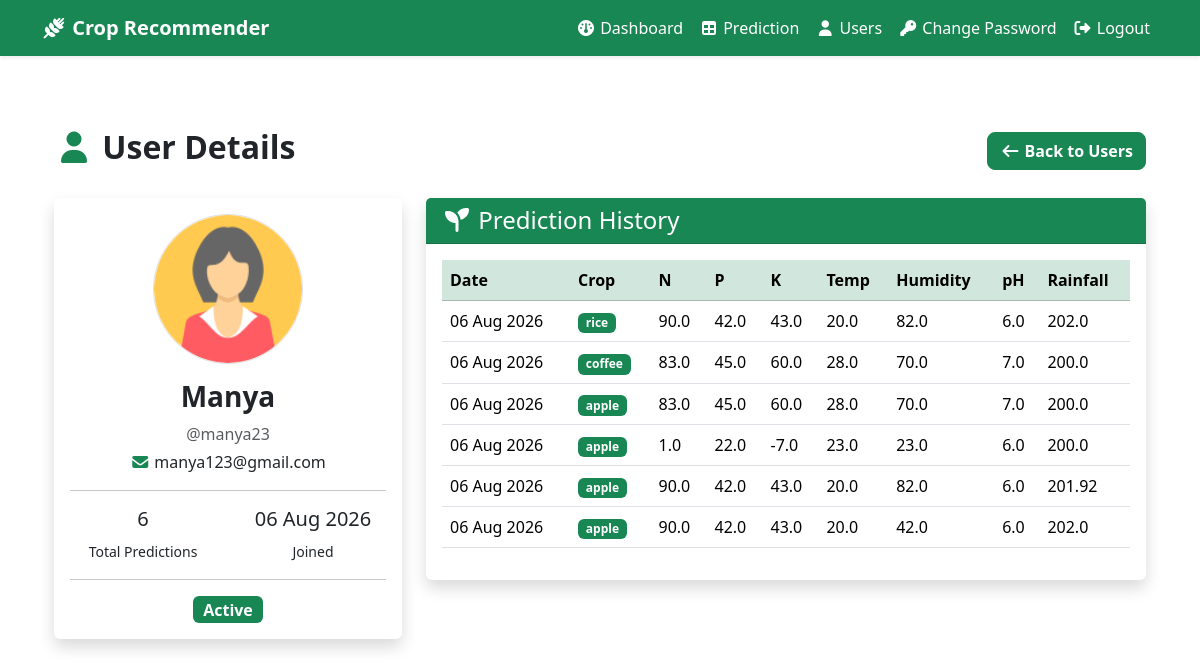
The page /user/6/ (signed in) on the database its author committed.
### recommender/models.py (models this page shows, shortened)
class Profile(models.Model):
    user = models.OneToOneField(
        User,
        on_delete=models.CASCADE
    )
    image = models.ImageField(
        upload_to="profile_pics/",
        default="profile_pics/default.png"
    )

class Pridiction(models.Model):
    user = models.ForeignKey(User,on_delete=models.CASCADE,related_name='pridictions')
    N = models.FloatField()
    P = models.FloatField()
    K = models.FloatField()
    temperature = models.FloatField()
    humidity = models.FloatField()
    ph = models.FloatField()
    rainfall = models.FloatField()
    predicted_label = models.CharField(max_length=100)
    created_at =models.DateTimeField(auto_now_add=True)
    class Meta:
        ordering = ['-created_at']

### recommender/views.py (the view)
# urls.py: path("user/<int:user_id>/",user_details,name="user_details"),
@login_required(login_url="admin_login")
def user_details(request, user_id):
    if not request.user.is_staff:
        return redirect("prediction")
    selected_user = get_object_or_404(
        User,
        id=user_id
    )
    predictions = selected_user.pridictions.all()
    context = {
        "selected_user": selected_user,
        "predictions": predictions,
    }
    return render(
        request,
        "user_details.html",
        context
    )

### recommender/templates/user_details.html (shortened to what this page needs)
{% extends "base.html" %}
{% block content %}
<div class="container-fluid py-4">
<div class="d-flex justify-content-between align-items-center mb-4">
    <h2 class="fw-bold">
        <i class="fa-solid fa-user text-success"></i>
        User Details
    </h2>
    <a href="{% url 'users' %}" class="btn btn-success">
        <i class="fa-solid fa-arrow-left"></i>
        Back to Users
    </a>
</div>
<div class="row g-4">
    <div class="col-lg-4">
        <div class="card shadow border-0">
            <div class="card-body text-center">
                <img src="{{ selected_user.profile.image.url }}"
                     class="rounded-circle border mb-3"
                     width="150"
                     height="150"
                     style="object-fit:cover;">
                <h3 class="fw-bold">
                    {{ selected_user.get_full_name|default:selected_user.username }}
                </h3>
                <p class="text-muted mb-1">
                    @{{ selected_user.username }}
                </p>
                <p>
                    <i class="fa-solid fa-envelope text-success"></i>
                    {{ selected_user.email }}
                </p>
                <hr>
                <div class="row text-center">
                    <div class="col-6">
                        <h5>{{ predictions|length }}</h5>
                        <small>Total Predictions</small>
                    </div>
                    <div class="col-6">
                        <h5>{{ selected_user.date_joined|date:"d M Y" }}</h5>
                        <small>Joined</small>
                    </div>
                </div>
                <hr>
                {% if selected_user.is_active %}
                    <span class="badge bg-success fs-6">Active</span>
                {% else %}
                    <span class="badge bg-danger fs-6">Inactive</span>
                {% endif %}
            </div>
        </div>
    </div>
    <div class="col-lg-8">
        <div class="card shadow border-0">
            <div class="card-header bg-success text-white">
                <h4 class="mb-0">
                    <i class="fa-solid fa-seedling"></i>
                    Prediction History
                </h4>
            </div>
            <div class="card-body table-responsive">
                <table class="table table-hover align-middle">
                    <thead class="table-success">
                        <tr>
                            <th>Date</th>
                            <th>Crop</th>
                            <th>N</th>
                            <th>P</th>
                            <th>K</th>
                            <th>Temp</th>
                            <th>Humidity</th>
                            <th>pH</th>
                            <th>Rainfall</th>
                        </tr>
                    </thead>
                    <tbody>
                    {% for p in predictions %}
                        <tr>
                            <td>{{ p.created_at|date:"d M Y" }}</td>
                            <td>
                                <span class="badge bg-success">
                                    {{ p.predicted_label }}
                                </span>
                            </td>
                            <td>{{ p.N }}</td>
                            <td>{{ p.P }}</td>
                            <td>{{ p.K }}</td>
                            <td>{{ p.temperature }}</td>
                            <td>{{ p.humidity }}</td>
                            <td>{{ p.ph }}</td>
                            <td>{{ p.rainfall }}</td>
                        </tr>
                    {% empty %}
                        <tr>
                            <td colspan="9" class="text-center py-4">
                                No prediction history available.
                            </td>
                        </tr>
                    {% endfor %}
                    </tbody>
                </table>
            </div>
        </div>
    </div>
</div>
</div>
{% endblock %}

### recommender/static/css/style.css (style rules this page uses)
.btn-success { border-radius:8px; font-weight:600; }

### rows shown on the page
Pridiction: created_at "06 Aug 2026", predicted_label "rice", N "90.0", P "42.0", K "43.0", temperature "20.0", humidity "82.0", ph "6.0", rainfall "202.0"
Pridiction: created_at "06 Aug 2026", predicted_label "coffee", N "83.0", P "45.0", K "60.0", temperature "28.0", humidity "70.0", ph "7.0", rainfall "200.0"
Pridiction: created_at "06 Aug 2026", predicted_label "apple", N "83.0", P "45.0", K "60.0", temperature "28.0", humidity "70.0", ph "7.0", rainfall "200.0"
Pridiction: created_at "06 Aug 2026", predicted_label "apple", N "1.0", P "22.0", K "-7.0", temperature "23.0", humidity "23.0", ph "6.0", rainfall "200.0"
Pridiction: created_at "06 Aug 2026", predicted_label "apple", N "90.0", P "42.0", K "43.0", temperature "20.0", humidity "82.0", ph "6.0", rainfall "201.92"
Pridiction: created_at "06 Aug 2026", predicted_label "apple", N "90.0", P "42.0", K "43.0", temperature "20.0", humidity "42.0", ph "6.0", rainfall "202.0"

### other values the page prints
{{ selected_user.get_full_name|default:selected_user.username }} "Manya"
{{ selected_user.username }} "manya23"
{{ selected_user.email }} "manya123@gmail.com"
{{ predictions|length }} "6"
{{ selected_user.date_joined|date:"d M Y" }} "06 Aug 2026"
